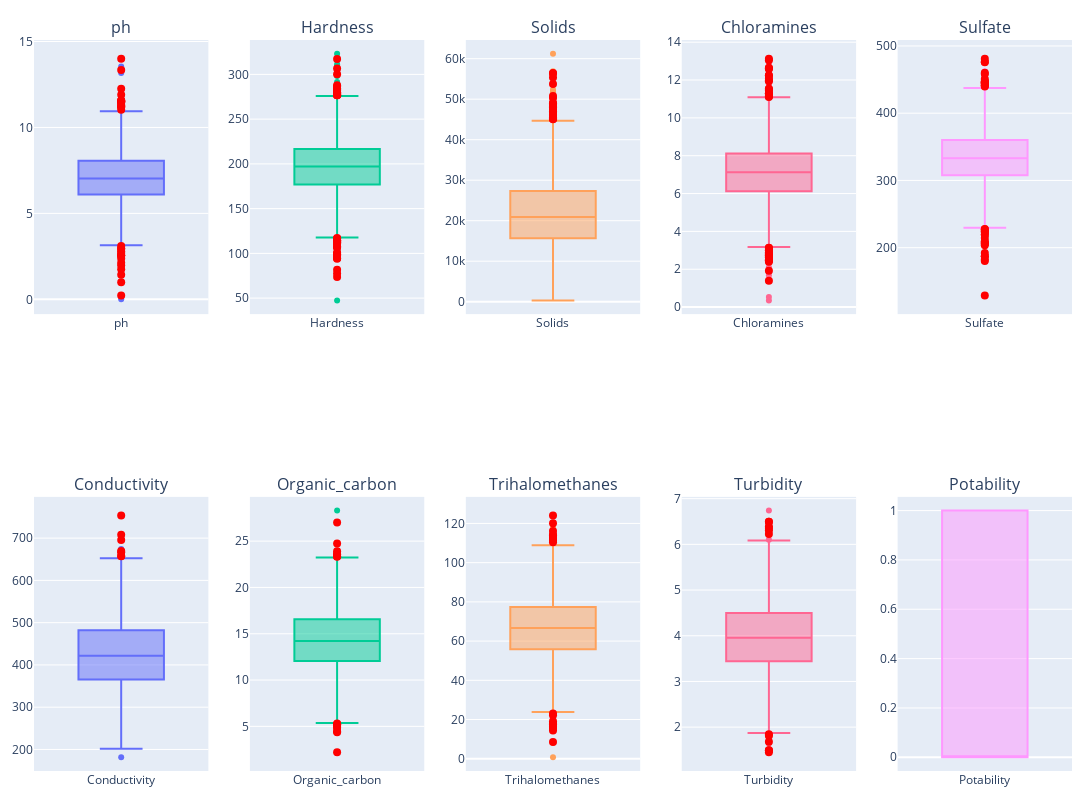

The code cell stored with this chart in its notebook:
### Markdown cell above
**Menampilkan grafik keseimbangan data (sebelum menghapus outlier)**

### Code cell
# Menampilkan grafik keseimbangan data
num_rows = 2
num_cols_per_row = (len(df_clean.columns) + num_rows - 1) // num_rows
fig = make_subplots(rows=num_rows, cols=num_cols_per_row, subplot_titles=df_clean.columns)

for i, col_name in enumerate(df_clean.columns):
    row = (i // num_cols_per_row) + 1
    col = (i % num_cols_per_row) + 1
    fig.add_trace(go.Box(y=data[col_name], name=col_name), row=row, col=col)

    outliers = df_clean[col_name][
        (data[col_name] < data[col_name].quantile(0.25) - 1.5 * (data[col_name].quantile(0.75) - data[col_name].quantile(0.25))) |
        (data[col_name] > data[col_name].quantile(0.75) + 1.5 * (data[col_name].quantile(0.75) - data[col_name].quantile(0.25)))
    ]
    fig.add_trace(go.Scatter(x=[col_name] * len(outliers), y=outliers, mode='markers', marker=dict(color='red', size=8)),
                  row=row, col=col)

fig.update_layout(height=800, width=1200,
                  showlegend=False, margin=dict(l=20, r=20, t=40, b=20))
fig.show()

### Figure 1 — Plotly figure (JSON) as saved in the notebook; plotly's stock layout.template omitted (floating-point values rounded to 4 significant figures; data arrays with more than 128 entries replaced by an {"elided": "..."} marker saying what was removed)
{"data": [{"name": "ph", "type": "box", "xaxis": "x", "y": {"elided": "3276 float values"}, "yaxis": "y"}, {"marker": {"color": "red", "size": 8}, "mode": "markers", "type": "scatter", "x": ["ph", "ph", "ph", "ph", "ph", "ph", "ph", "ph", "ph", "ph", "ph", "ph", "ph", "ph", "ph", "ph", "ph", "ph", "ph", "ph", "ph", "ph", "ph", "ph", "ph", "ph", "ph", "ph", "ph", "ph", "ph"], "xaxis": "x", "y": [11.18, 11.3, 1.757, 0.2275, 11.9, 0.9899, 11.03, 11.24, 2.691, 12.25, 2.569, 11.53, 14.0, 11.57, 2.804, 2.558, 11.24, 2.974, 2.538, 2.377, 13.35, 1.432, 11.56, 2.925, 11.5, 3.102, 11.5, 2.129, 1.985, 11.45, 11.49], "yaxis": "y"}, {"name": "Hardness", "type": "box", "xaxis": "x2", "y": {"elided": "3276 float values"}, "yaxis": "y2"}, {"marker": {"color": "red", "size": 8}, "mode": "markers", "type": "scatter", "x": ["Hardness", "Hardness", "Hardness", "Hardness", "Hardness", "Hardness", "Hardness", "Hardness", "Hardness", "Hardness", "Hardness", "Hardness", "Hardness", "Hardness", "Hardness", "Hardness", "Hardness", "Hardness", "Hardness", "Hardness", "Hardness", "Hardness", "Hardness", "Hardness", "Hardness", "Hardness", "Hardness", "Hardness", "Hardness", "Hardness", "Hardness", "Hardness", "Hardness", "Hardness", "Hardness", "Hardness", "Hardness", "Hardness", "Hardness", "Hardness", "Hardness", "Hardness", "Hardness", "Hardness", "Hardness", "Hardness", "Hardness", "Hardness", "Hardness"], "xaxis": "x2", "y": [100.5, 116.3, 300.3, 278.1, 112.3, 276.7, 112.8, 98.77, 280.1, 278.6, 280.1, 81.71, 113.8, 77.46, 94.09, 282.7, 278.1, 73.49, 306.6, 106.4, 97.28, 284.0, 98.45, 107.4, 277.1, 113.5, 117.1, 110.9, 278.3, 281.6, 278.0, 100.8, 107.3, 278.1, 283.9, 116.3, 276.7, 286.6, 278.2, 111.5, 114.5, 112.0, 317.3, 114.4, 94.91, 288.0, 114.8, 277.1, 94.81], "yaxis": "y2"}, {"name": "Solids", "type": "box", "xaxis": "x3", "y": {"elided": "3276 float values"}, "yaxis": "y3"}, {"marker": {"color": "red", "size": 8}, "mode": "markers", "type": "scatter", "x": ["Solids", "Solids", "Solids", "Solids", "Solids", "Solids", "Solids", "Solids", "Solids", "Solids", "Solids", "Solids", "Solids", "Solids", "Solids", "Solids", "Solids", "Solids", "Solids", "Solids", "Solids", "Solids", "Solids", "Solids"], "xaxis": "x3", "y": [46140.0, 45220.0, 48620.0, 45250.0, 45510.0, 49070.0, 48000.0, 55330.0, 56350.0, 45170.0, 48200.0, 45940.0, 46720.0, 56490.0, 50280.0, 49010.0, 47020.0, 47850.0, 48180.0, 45050.0, 45150.0, 50790.0, 53740.0, 47580.0], "yaxis": "y3"}, {"name": "Chloramines", "type": "box", "xaxis": "x4", "y": {"elided": "3276 float values"}, "yaxis": "y4"}, {"marker": {"color": "red", "size": 8}, "mode": "markers", "type": "scatter", "x": ["Chloramines", "Chloramines", "Chloramines", "Chloramines", "Chloramines", "Chloramines", "Chloramines", "Chloramines", "Chloramines", "Chloramines", "Chloramines", "Chloramines", "Chloramines", "Chloramines", "Chloramines", "Chloramines", "Chloramines", "Chloramines", "Chloramines", "Chloramines", "Chloramines", "Chloramines", "Chloramines", "Chloramines", "Chloramines", "Chloramines", "Chloramines", "Chloramines", "Chloramines", "Chloramines", "Chloramines", "Chloramines", "Chloramines", "Chloramines", "Chloramines", "Chloramines", "Chloramines", "Chloramines", "Chloramines", "Chloramines"], "xaxis": "x4", "y": [12.58, 13.04, 11.17, 13.13, 2.484, 12.06, 2.981, 2.994, 11.54, 11.52, 2.866, 2.863, 11.3, 2.742, 11.13, 2.456, 3.14, 2.621, 11.26, 2.459, 2.786, 2.499, 3.117, 12.63, 11.1, 2.856, 1.391, 2.398, 11.99, 11.45, 1.92, 12.25, 12.23, 11.93, 2.727, 11.3, 2.654, 12.65, 2.648, 3.016], "yaxis": "y4"}, {"name": "Sulfate", "type": "box", "xaxis": "x5", "y": {"elided": "3276 float values"}, "yaxis": "y5"}, {"marker": {"color": "red", "size": 8}, "mode": "markers", "type": "scatter", "x": ["Sulfate", "Sulfate", "Sulfate", "Sulfate", "Sulfate", "Sulfate", "Sulfate", "Sulfate", "Sulfate", "Sulfate", "Sulfate", "Sulfate", "Sulfate", "Sulfate", "Sulfate", "Sulfate", "Sulfate", "Sulfate", "Sulfate", "Sulfate", "Sulfate", "Sulfate", "Sulfate", "Sulfate", "Sulfate", "Sulfate", "Sulfate", "Sulfate", "Sulfate", "Sulfate", "Sulfate", "Sulfate", "Sulfate", "Sulfate", "Sulfate"], "xaxis": "x5", "y": [187.2, 192.0, 180.2, 445.0, 182.4, 187.4, 209.5, 223.2, 224.2, 445.9, 444.4, 219.1, 219.6, 227.3, 203.4, 442.8, 206.2, 441.6, 475.7, 129.0, 476.5, 225.5, 460.1, 445.4, 458.4, 214.5, 207.9, 439.8, 447.4, 205.9, 481.0, 450.9, 227.7, 440.6, 446.7], "yaxis": "y5"}, {"name": "Conductivity", "type": "box", "xaxis": "x6", "y": {"elided": "3276 float values"}, "yaxis": "y6"}, {"marker": {"color": "red", "size": 8}, "mode": "markers", "type": "scatter", "x": ["Conductivity", "Conductivity", "Conductivity", "Conductivity", "Conductivity", "Conductivity", "Conductivity"], "xaxis": "x6", "y": [669.7, 695.4, 656.9, 666.7, 708.2, 753.3, 657.6], "yaxis": "y6"}, {"name": "Organic_carbon", "type": "box", "xaxis": "x7", "y": {"elided": "3276 float values"}, "yaxis": "y7"}, {"marker": {"color": "red", "size": 8}, "mode": "markers", "type": "scatter", "x": ["Organic_carbon", "Organic_carbon", "Organic_carbon", "Organic_carbon", "Organic_carbon", "Organic_carbon", "Organic_carbon", "Organic_carbon", "Organic_carbon", "Organic_carbon", "Organic_carbon", "Organic_carbon", "Organic_carbon", "Organic_carbon", "Organic_carbon", "Organic_carbon", "Organic_carbon", "Organic_carbon"], "xaxis": "x7", "y": [23.92, 23.4, 5.315, 23.37, 23.57, 2.2, 4.967, 4.372, 4.862, 5.218, 23.32, 24.76, 5.188, 4.467, 27.01, 5.197, 5.159, 23.6], "yaxis": "y7"}, {"name": "Trihalomethanes", "type": "box", "xaxis": "x8", "y": {"elided": "3276 float values"}, "yaxis": "y8"}, {"marker": {"color": "red", "size": 8}, "mode": "markers", "type": "scatter", "x": ["Trihalomethanes", "Trihalomethanes", "Trihalomethanes", "Trihalomethanes", "Trihalomethanes", "Trihalomethanes", "Trihalomethanes", "Trihalomethanes", "Trihalomethanes", "Trihalomethanes", "Trihalomethanes", "Trihalomethanes", "Trihalomethanes", "Trihalomethanes", "Trihalomethanes", "Trihalomethanes", "Trihalomethanes", "Trihalomethanes", "Trihalomethanes", "Trihalomethanes"], "xaxis": "x8", "y": [17.92, 112.6, 120.0, 19.18, 23.14, 8.577, 116.2, 114.2, 16.29, 17.53, 22.22, 110.4, 113.0, 15.68, 18.02, 124, 14.34, 111.1, 111.6, 114.0], "yaxis": "y8"}, {"name": "Turbidity", "type": "box", "xaxis": "x9", "y": {"elided": "3276 float values"}, "yaxis": "y9"}, {"marker": {"color": "red", "size": 8}, "mode": "markers", "type": "scatter", "x": ["Turbidity", "Turbidity", "Turbidity", "Turbidity", "Turbidity", "Turbidity", "Turbidity", "Turbidity", "Turbidity", "Turbidity", "Turbidity", "Turbidity"], "xaxis": "x9", "y": [6.494, 1.681, 1.813, 6.357, 6.389, 1.496, 1.492, 6.227, 6.308, 1.844, 6.495, 1.45], "yaxis": "y9"}, {"name": "Potability", "type": "box", "xaxis": "x10", "y": {"elided": "3276 int values"}, "yaxis": "y10"}, {"marker": {"color": "red", "size": 8}, "mode": "markers", "type": "scatter", "x": [], "xaxis": "x10", "y": [], "yaxis": "y10"}], "layout": {"annotations": [{"font": {"size": 16}, "showarrow": false, "text": "ph", "x": 0.084, "xanchor": "center", "xref": "paper", "y": 1, "yanchor": "bottom", "yref": "paper"}, {"font": {"size": 16}, "showarrow": false, "text": "Hardness", "x": 0.292, "xanchor": "center", "xref": "paper", "y": 1, "yanchor": "bottom", "yref": "paper"}, {"font": {"size": 16}, "showarrow": false, "text": "Solids", "x": 0.5, "xanchor": "center", "xref": "paper", "y": 1, "yanchor": "bottom", "yref": "paper"}, {"font": {"size": 16}, "showarrow": false, "text": "Chloramines", "x": 0.708, "xanchor": "center", "xref": "paper", "y": 1, "yanchor": "bottom", "yref": "paper"}, {"font": {"size": 16}, "showarrow": false, "text": "Sulfate", "x": 0.916, "xanchor": "center", "xref": "paper", "y": 1, "yanchor": "bottom", "yref": "paper"}, {"font": {"size": 16}, "showarrow": false, "text": "Conductivity", "x": 0.084, "xanchor": "center", "xref": "paper", "y": 0.375, "yanchor": "bottom", "yref": "paper"}, {"font": {"size": 16}, "showarrow": false, "text": "Organic_carbon", "x": 0.292, "xanchor": "center", "xref": "paper", "y": 0.375, "yanchor": "bottom", "yref": "paper"}, {"font": {"size": 16}, "showarrow": false, "text": "Trihalomethanes", "x": 0.5, "xanchor": "center", "xref": "paper", "y": 0.375, "yanchor": "bottom", "yref": "paper"}, {"font": {"size": 16}, "showarrow": false, "text": "Turbidity", "x": 0.708, "xanchor": "center", "xref": "paper", "y": 0.375, "yanchor": "bottom", "yref": "paper"}, {"font": {"size": 16}, "showarrow": false, "text": "Potability", "x": 0.916, "xanchor": "center", "xref": "paper", "y": 0.375, "yanchor": "bottom", "yref": "paper"}], "height": 800, "margin": {"b": 20, "l": 20, "r": 20, "t": 40}, "showlegend": false, "width": 1200, "xaxis": {"anchor": "y", "domain": [0, 0.168]}, "xaxis10": {"anchor": "y10", "domain": [0.832, 1]}, "xaxis2": {"anchor": "y2", "domain": [0.208, 0.376]}, "xaxis3": {"anchor": "y3", "domain": [0.416, 0.584]}, "xaxis4": {"anchor": "y4", "domain": [0.624, 0.792]}, "xaxis5": {"anchor": "y5", "domain": [0.832, 1]}, "xaxis6": {"anchor": "y6", "domain": [0, 0.168]}, "xaxis7": {"anchor": "y7", "domain": [0.208, 0.376]}, "xaxis8": {"anchor": "y8", "domain": [0.416, 0.584]}, "xaxis9": {"anchor": "y9", "domain": [0.624, 0.792]}, "yaxis": {"anchor": "x", "domain": [0.625, 1]}, "yaxis10": {"anchor": "x10", "domain": [0, 0.375]}, "yaxis2": {"anchor": "x2", "domain": [0.625, 1]}, "yaxis3": {"anchor": "x3", "domain": [0.625, 1]}, "yaxis4": {"anchor": "x4", "domain": [0.625, 1]}, "yaxis5": {"anchor": "x5", "domain": [0.625, 1]}, "yaxis6": {"anchor": "x6", "domain": [0, 0.375]}, "yaxis7": {"anchor": "x7", "domain": [0, 0.375]}, "yaxis8": {"anchor": "x8", "domain": [0, 0.375]}, "yaxis9": {"anchor": "x9", "domain": [0, 0.375]}}}
